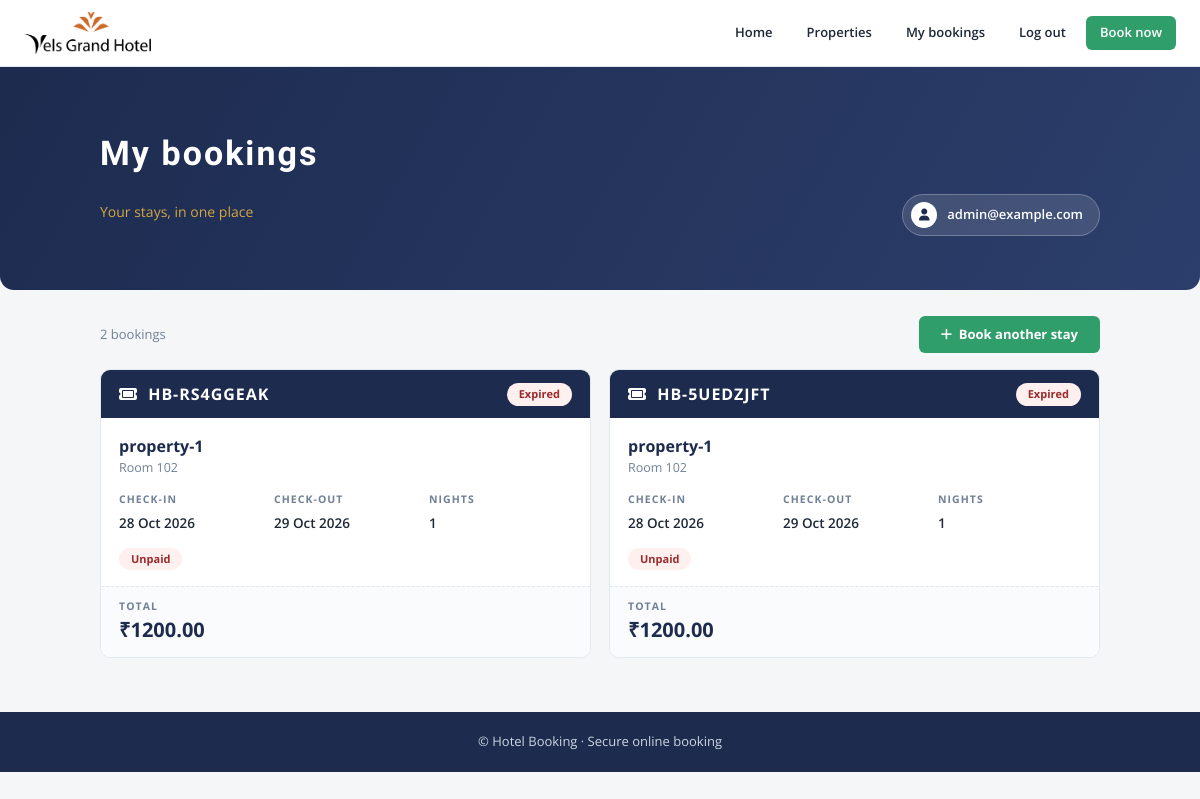
Screenshot of /account/ (signed in) with the database file from the repository.
### accounts/models.py (models this page shows, shortened)
class User(AbstractUser):
    email = models.EmailField("email address", unique=True)
    phone = models.CharField(max_length=20, blank=True)

### bookings/models.py (models this page shows, shortened)
class Booking(TimeStampedModel):
    class Status(models.TextChoices):
        PENDING = "PENDING", "Pending"
        CONFIRMED = "CONFIRMED", "Confirmed"
        CHECKED_IN = "CHECKED_IN", "Checked in"
        CHECKED_OUT = "CHECKED_OUT", "Checked out"
        CANCELLED = "CANCELLED", "Cancelled"
        NO_SHOW = "NO_SHOW", "No show"
        EXPIRED = "EXPIRED", "Expired"
    class PaymentStatus(models.TextChoices):
        UNPAID = "UNPAID", "Unpaid"
        PENDING = "PENDING", "Pending"
        PARTIALLY_PAID = "PARTIALLY_PAID", "Partially paid"
        PAID = "PAID", "Paid"
        REFUNDED = "REFUNDED", "Refunded"
        FAILED = "FAILED", "Failed"
        EXTENSION = "EXTENSION", "Extension"
        ADJUSTMENT = "ADJUSTMENT", "Adjustment"
    class Source(models.TextChoices):
        ONLINE = "ONLINE", "Online"
        ADMIN_MANUAL = "ADMIN_MANUAL", "Admin manual"
        WALK_IN = "WALK_IN", "Walk-in"
    reference = models.CharField(max_length=20, unique=True, default=generate_reference, editable=False)
    group_ref = models.CharField(max_length=20, blank=True, db_index=True)
    property = models.ForeignKey(Property, on_delete=models.PROTECT, related_name="bookings")
    room = models.ForeignKey(Room, on_delete=models.PROTECT, related_name="bookings")
    customer = models.ForeignKey(
        settings.AUTH_USER_MODEL, null=True, blank=True, on_delete=models.SET_NULL, related_name="bookings"
    )
    customer_name = models.CharField(max_length=200)
    customer_email = models.EmailField()
    customer_phone = models.CharField(max_length=20)
    check_in = models.DateField()
    check_out = models.DateField()
    guests = models.PositiveSmallIntegerField(default=1)
    price_per_night = models.DecimalField(max_digits=10, decimal_places=2)
    additional_charges = models.DecimalField(max_digits=10, decimal_places=2, default=0)
    discount = models.DecimalField(max_digits=10, decimal_places=2, default=0)
    tax_amount = models.DecimalField(max_digits=10, decimal_places=2, default=0)
    total_amount = models.DecimalField(max_digits=12, decimal_places=2)
    status = models.CharField(max_length=15, choices=Status.choices, default=Status.PENDING, db_index=True)
    payment_status = models.CharField(max_length=15, choices=PaymentStatus.choices, default=PaymentStatus.UNPAID)
    source = models.CharField(max_length=15, choices=Source.choices, default=Source.ONLINE)
    expires_at = models.DateTimeField(null=True, blank=True)   # hold deadline for PENDING
    amount_paid = models.DecimalField(max_digits=12, decimal_places=2, default=0,
                                      help_text="Only meaningful while PARTIALLY_PAID")
    actual_check_in = models.DateTimeField(null=True, blank=True)
    actual_check_out = models.DateTimeField(null=True, blank=True)
    checked_in_by = models.ForeignKey(settings.AUTH_USER_MODEL, null=True, blank=True,
                                      on_delete=models.SET_NULL, related_name="+")
    checked_out_by = models.ForeignKey(settings.AUTH_USER_MODEL, null=True, blank=True,
                                       on_delete=models.SET_NULL, related_name="+")
    special_requests = models.TextField(blank=True)
    internal_notes = models.TextField(blank=True)
    created_by = models.ForeignKey(
        settings.AUTH_USER_MODEL, null=True, blank=True, on_delete=models.SET_NULL, related_name="+"
    )
    objects = BookingQuerySet.as_manager()
    class Meta:
        ordering = ["-created_at"]
        constraints = [
            models.CheckConstraint(condition=Q(check_out__gt=F("check_in")), name="booking_checkout_after_checkin"),
            models.CheckConstraint(condition=Q(guests__gte=1), name="booking_guests_min_1"),
            models.CheckConstraint(
                condition=Q(price_per_night__gte=0) & Q(total_amount__gte=0)
                & Q(additional_charges__gte=0) & Q(discount__gte=0) & Q(tax_amount__gte=0),
                name="booking_amounts_non_negative",
            ),
            models.CheckConstraint(condition=Q(amount_paid__gte=0), name="booking_amount_paid_non_negative"),
        ]
        indexes = [
            models.Index(fields=["room", "check_in", "check_out"]),   # overlap lookups
            models.Index(fields=["status", "expires_at"]),            # hold-expiry job
        ]
    @cached_property
    def nights(self):
        return (self.check_out - self.check_in).days

### properties/models.py (models this page shows, shortened)
class Property(TimeStampedModel):
    name = models.CharField(max_length=200)
    slug = models.SlugField(max_length=220, unique=True)
    description = models.TextField(blank=True)
    address_line = models.CharField(max_length=255)
    city = models.CharField(max_length=100, db_index=True)
    state = models.CharField(max_length=100)
    country = models.CharField(max_length=100, default="India")
    phone = models.CharField(max_length=20)
    email = models.EmailField()
    timezone = models.CharField(max_length=64, default="Asia/Kolkata", validators=[validate_timezone])
    check_in_time = models.TimeField(default="14:00")
    check_out_time = models.TimeField(default="11:00")
    free_cancellation_hours = models.PositiveIntegerField(default=24)
    tax_percent = models.DecimalField(
        max_digits=5, decimal_places=2, default=0,
        validators=[MinValueValidator(0), MaxValueValidator(100)],
    )
    amenities = models.ManyToManyField(Amenity, blank=True, related_name="properties")
    is_active = models.BooleanField(default=True, db_index=True)
    class Meta:
        verbose_name_plural = "properties"
        ordering = ["name"]
        constraints = [
            models.CheckConstraint(
                condition=Q(tax_percent__gte=0) & Q(tax_percent__lte=100),
                name="property_tax_percent_0_100",
            ),
        ]

### rooms/models.py (models this page shows, shortened)
class Room(TimeStampedModel):
    class OperationalStatus(models.TextChoices):
        ACTIVE = "ACTIVE", "Active"
        OUT_OF_SERVICE = "OUT_OF_SERVICE", "Out of service"  # long-term; short blocks use RoomBlock
    class HousekeepingStatus(models.TextChoices):
        CLEAN = "CLEAN", "Clean"
        DIRTY = "DIRTY", "Dirty"
        INSPECTING = "INSPECTING", "Inspecting"
    class SizeUnit(models.TextChoices):
        SQFT = "SQFT", "sq ft"
        SQM = "SQM", "sq m"
    property = models.ForeignKey(Property, on_delete=models.PROTECT, related_name="rooms")
    room_type = models.ForeignKey(RoomType, on_delete=models.PROTECT, related_name="rooms")
    number = models.CharField(max_length=20)
    floor = models.SmallIntegerField(null=True, blank=True)
    description = models.TextField(blank=True)
    max_guests = models.PositiveSmallIntegerField(default=2)
    base_occupancy = models.PositiveSmallIntegerField(default=2)
    bed_count = models.PositiveSmallIntegerField(default=1)
    bed_type = models.ForeignKey(BedType, on_delete=models.PROTECT, related_name="rooms")
    size = models.DecimalField(max_digits=7, decimal_places=2, null=True, blank=True)
    size_unit = models.CharField(max_length=4, choices=SizeUnit.choices, default=SizeUnit.SQFT)
    price_per_night = models.DecimalField(max_digits=10, decimal_places=2, validators=[MinValueValidator(0)])
    extra_guest_charge = models.DecimalField(
        max_digits=10, decimal_places=2, default=0, validators=[MinValueValidator(0)]
    )
    monthly_only = models.BooleanField(default=False, help_text="Bookable in whole months only")
    amenities = models.ManyToManyField(Amenity, blank=True, related_name="rooms")
    operational_status = models.CharField(
        max_length=20, choices=OperationalStatus.choices, default=OperationalStatus.ACTIVE, db_index=True
    )
    housekeeping_status = models.CharField(
        max_length=20, choices=HousekeepingStatus.choices, default=HousekeepingStatus.CLEAN
    )
    class Meta:
        ordering = ["property", "number"]
        constraints = [
            models.UniqueConstraint(fields=["property", "number"], name="uniq_room_number_per_property"),
            models.CheckConstraint(condition=Q(price_per_night__gte=0), name="room_price_non_negative"),
            models.CheckConstraint(condition=Q(extra_guest_charge__gte=0), name="room_extra_charge_non_negative"),
            models.CheckConstraint(condition=Q(max_guests__gte=1), name="room_max_guests_min_1"),
            models.CheckConstraint(condition=Q(base_occupancy__gte=1), name="room_base_occupancy_min_1"),
            models.CheckConstraint(
                condition=Q(base_occupancy__lte=F("max_guests")), name="room_base_occupancy_lte_max"
            ),
        ]
        indexes = [models.Index(fields=["property", "operational_status"])]

### accounts/views.py (the view)
# urls.py: path("", views.AccountView.as_view(), name="account"),
class AccountView(LoginRequiredMixin, TemplateView):
    template_name = "accounts/account.html"
    def get_context_data(self, **kwargs):
        ctx = super().get_context_data(**kwargs)
        ctx["bookings"] = Booking.objects.filter(customer=self.request.user) \
            .select_related("property", "room")
        return ctx

### templates/accounts/account.html (shortened to what this page needs)
{% extends "base.html" %}
{% block content %}
<section class="ac-hero">
  <div class="in">
    <div>
      <h1>My bookings</h1>
      <p>Your stays, in one place</p>
    </div>
    <div class="ac-who"><span class="av"><i class="fa-solid fa-user"></i></span>{{ user.email }}</div>
  </div>
</section>
<div class="ac-wrap">
  <div class="ac-top">
    <span class="ac-count">{{ bookings|length }} booking{{ bookings|length|pluralize }}</span>
    <a class="ac-new" href="{% url 'booking_engine' %}"><i class="fa-solid fa-plus"></i>&nbsp; Book another stay</a>
  </div>
  <div class="ac-grid">
    {% for b in bookings %}
    <article class="ac-card">
      <div class="ac-head">
        <span class="ref"><i class="fa-solid fa-ticket"></i>&nbsp; {{ b.reference }}</span>
        <span class="badge s-{{ b.status|lower }}">{{ b.get_status_display }}</span>
      </div>
      <div class="ac-body">
        <div class="ac-prop">{{ b.property.name }}<small>Room {{ b.room.number }}</small></div>
        <div class="ac-dates">
          <div><label>Check-in</label><span>{{ b.check_in|date:"d M Y" }}</span></div>
          <div><label>Check-out</label><span>{{ b.check_out|date:"d M Y" }}</span></div>
          <div><label>Nights</label><span>{{ b.nights }}</span></div>
        </div>
        <div class="ac-tags">
          <span class="badge p-{{ b.payment_status|lower }}">{{ b.get_payment_status_display }}</span>
        </div>
      </div>
      <div class="ac-foot">
        <div class="total"><small>Total</small>&#8377;{{ b.total_amount }}</div>
      </div>
    </article>
    {% empty %}
    <div class="ac-empty">
      <i class="fa-regular fa-calendar-xmark"></i>
      No bookings yet. <a href="{% url 'booking_engine' %}">Find a room</a>.
    </div>
    {% endfor %}
  </div>
</div>
{% endblock %}

### static/css/site.css (style rules this page uses)
:root { --brand:#0b5ed7; --text:#1f2937; --muted:#6b7280; --bg:#f8fafc; }
* { box-sizing:border-box; }
body { margin:0; font-family:system-ui,sans-serif; color:var(--text); background:var(--bg); line-height:1.5; }
a { color:var(--brand); }

### templates/base.html (style rules this page uses)
:root { --ink:#1f2937;--muted:#718096;--line:#e2e8f0;--bg:#f4f6f8;--green:#2f9e6b;--green-d:#25805a;--gold:#d4a743;--navy:#1d2b4f }
body { font-family:'Open Sans',Arial,sans-serif;background:var(--bg);color:var(--ink);line-height:1.5 }

### templates/accounts/account.html (style rules this page uses)
.ac-hero { margin:-24px -16px 26px;padding:40px 20px 54px;background:linear-gradient(120deg,#1d2b4f,#2c3e6b);color:#fff;border-radius:0 0 14px 14px }
.ac-hero .in { max-width:1000px;margin:0 auto;display:flex;justify-content:space-between;align-items:flex-end;gap:16px;flex-wrap:wrap }
.ac-hero h1 { font-family:'Open Sans Condensed','Open Sans',sans-serif;font-size:34px;letter-spacing:.06em;line-height:1.1 }
.ac-hero p { color:#d4a743;margin-top:6px;font-size:14px }
.ac-who { display:flex;align-items:center;gap:10px;background:rgba(255,255,255,.12);border:1px solid rgba(255,255,255,.25);border-radius:999px;padding:7px 16px 7px 8px;font-size:13px;font-weight:600 }
.ac-who .av { width:26px;height:26px;border-radius:50%;background:#fff;color:#1d2b4f;display:flex;align-items:center;justify-content:center;font-size:12px }
.ac-wrap { max-width:1000px;margin:0 auto }
.ac-top { display:flex;justify-content:space-between;align-items:center;gap:12px;flex-wrap:wrap;margin-bottom:16px }
.ac-count { font-size:13px;color:#718096 }
.ac-new { background:#2f9e6b;color:#fff;text-decoration:none;border-radius:6px;padding:9px 22px;font-weight:700;font-size:13px }
.ac-grid { display:grid;grid-template-columns:repeat(auto-fill,minmax(440px,1fr));gap:18px }
.ac-card { background:#fff;border:1px solid #e2e8f0;border-radius:10px;overflow:hidden;display:flex;flex-direction:column }
.ac-head { background:#1d2b4f;color:#fff;padding:12px 18px;display:flex;justify-content:space-between;align-items:center;gap:10px;flex-wrap:wrap }
.ac-head .ref { font-weight:700;letter-spacing:.06em }
.ac-body { padding:16px 18px;flex:1 }
.ac-prop { font-size:16px;font-weight:700;color:#1d2b4f }
.ac-prop small { display:block;font-weight:400;color:#718096;font-size:12.5px;margin-top:1px }
.ac-dates { display:grid;grid-template-columns:repeat(3,1fr);gap:12px;margin-top:14px }
.ac-dates label { display:block;font-size:10.5px;font-weight:700;letter-spacing:.1em;text-transform:uppercase;color:#718096;margin-bottom:2px }
.ac-dates span { font-weight:600;font-size:13.5px }
.ac-tags { display:flex;gap:6px;flex-wrap:wrap;margin-top:14px }
.badge { display:inline-block;padding:3px 12px;border-radius:999px;font-size:11px;font-weight:700;background:#edf0f8;color:#4a5578 }
.ac-head .badge { background:rgba(255,255,255,.18);color:#fff }
.badge.s-cancelled,.badge.s-no_show,.badge.s-expired { background:#fff0f0;color:#9b2c2c }
.badge.p-unpaid { background:#fff0f0;color:#9b2c2c }
.ac-foot { border-top:1px dashed #e2e8f0;background:#fafbfc;padding:12px 18px;display:flex;justify-content:space-between;align-items:center;gap:10px;flex-wrap:wrap }
.ac-foot .total { font-size:20px;font-weight:700;color:#1d2b4f }
.ac-foot .total small { display:block;font-size:10.5px;font-weight:700;letter-spacing:.1em;text-transform:uppercase;color:#718096 }

### rows the page displays
User: email "admin@example.com"
Booking: reference "HB-RS4GGEAK", status "Expired", property.name "property-1", room.number "102", check_in "28 Oct 2026", check_out "29 Oct 2026", nights "1", payment_status "Unpaid", total_amount "1200.00"
Booking: reference "HB-5UEDZJFT", status "Expired", property.name "property-1", room.number "102", check_in "28 Oct 2026", check_out "29 Oct 2026", nights "1", payment_status "Unpaid", total_amount "1200.00"

### other values shown
{{ bookings|length }} "2"
